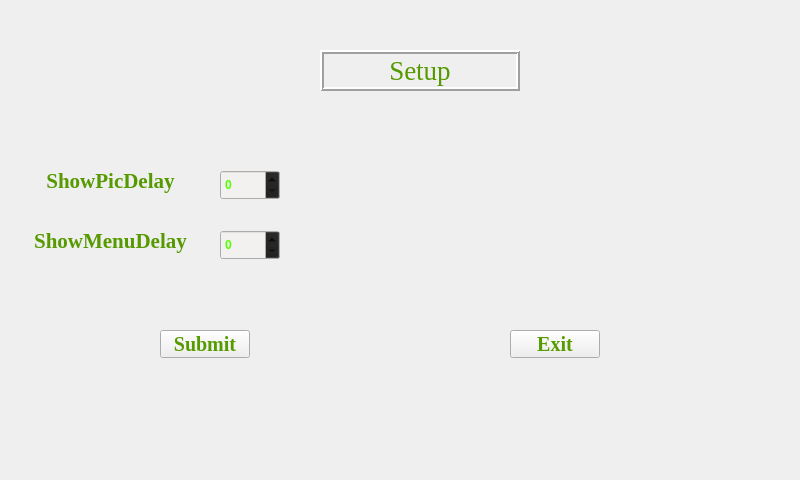
<?xml version="1.0" encoding="UTF-8"?>
<ui version="4.0">
 <class>SetupWin</class>
 <widget class="QWidget" name="SetupWin">
  <property name="geometry">
   <rect>
    <x>0</x>
    <y>0</y>
    <width>800</width>
    <height>480</height>
   </rect>
  </property>
  <property name="minimumSize">
   <size>
    <width>800</width>
    <height>480</height>
   </size>
  </property>
  <property name="maximumSize">
   <size>
    <width>800</width>
    <height>480</height>
   </size>
  </property>
  <property name="cursor">
   <cursorShape>BlankCursor</cursorShape>
  </property>
  <property name="windowTitle">
   <string>Form</string>
  </property>
  <property name="windowIcon">
   <iconset resource="../pic_ico.qrc">
    <normaloff>:/ico/pic_ico/house.png</normaloff>:/ico/pic_ico/house.png</iconset>
  </property>
  <property name="styleSheet">
   <string notr="true"/>
  </property>
  <widget class="QLabel" name="Lb_etup">
   <property name="geometry">
    <rect>
     <x>320</x>
     <y>50</y>
     <width>200</width>
     <height>41</height>
    </rect>
   </property>
   <property name="palette">
    <palette>
     <active>
      <colorrole role="WindowText">
       <brush brushstyle="SolidPattern">
        <color alpha="255">
         <red>86</red>
         <green>153</green>
         <blue>0</blue>
        </color>
       </brush>
      </colorrole>
     </active>
     <inactive>
      <colorrole role="WindowText">
       <brush brushstyle="SolidPattern">
        <color alpha="255">
         <red>86</red>
         <green>153</green>
         <blue>0</blue>
        </color>
       </brush>
      </colorrole>
     </inactive>
     <disabled>
      <colorrole role="WindowText">
       <brush brushstyle="SolidPattern">
        <color alpha="255">
         <red>120</red>
         <green>120</green>
         <blue>120</blue>
        </color>
       </brush>
      </colorrole>
     </disabled>
    </palette>
   </property>
   <property name="font">
    <font>
     <family>Times New Roman</family>
     <pointsize>20</pointsize>
    </font>
   </property>
   <property name="cursor">
    <cursorShape>BlankCursor</cursorShape>
   </property>
   <property name="autoFillBackground">
    <bool>true</bool>
   </property>
   <property name="frameShape">
    <enum>QFrame::Box</enum>
   </property>
   <property name="frameShadow">
    <enum>QFrame::Raised</enum>
   </property>
   <property name="lineWidth">
    <number>2</number>
   </property>
   <property name="text">
    <string>Setup</string>
   </property>
   <property name="alignment">
    <set>Qt::AlignCenter</set>
   </property>
  </widget>
  <widget class="QLabel" name="Lb_showpicdelay">
   <property name="geometry">
    <rect>
     <x>30</x>
     <y>160</y>
     <width>161</width>
     <height>41</height>
    </rect>
   </property>
   <property name="palette">
    <palette>
     <active>
      <colorrole role="WindowText">
       <brush brushstyle="SolidPattern">
        <color alpha="255">
         <red>86</red>
         <green>153</green>
         <blue>0</blue>
        </color>
       </brush>
      </colorrole>
     </active>
     <inactive>
      <colorrole role="WindowText">
       <brush brushstyle="SolidPattern">
        <color alpha="255">
         <red>86</red>
         <green>153</green>
         <blue>0</blue>
        </color>
       </brush>
      </colorrole>
     </inactive>
     <disabled>
      <colorrole role="WindowText">
       <brush brushstyle="SolidPattern">
        <color alpha="255">
         <red>120</red>
         <green>120</green>
         <blue>120</blue>
        </color>
       </brush>
      </colorrole>
     </disabled>
    </palette>
   </property>
   <property name="font">
    <font>
     <family>Times New Roman</family>
     <pointsize>16</pointsize>
     <weight>75</weight>
     <bold>true</bold>
    </font>
   </property>
   <property name="cursor">
    <cursorShape>BlankCursor</cursorShape>
   </property>
   <property name="autoFillBackground">
    <bool>true</bool>
   </property>
   <property name="frameShape">
    <enum>QFrame::NoFrame</enum>
   </property>
   <property name="frameShadow">
    <enum>QFrame::Plain</enum>
   </property>
   <property name="lineWidth">
    <number>1</number>
   </property>
   <property name="text">
    <string>ShowPicDelay</string>
   </property>
   <property name="alignment">
    <set>Qt::AlignCenter</set>
   </property>
  </widget>
  <widget class="QLabel" name="Lb_showmenudelay">
   <property name="geometry">
    <rect>
     <x>30</x>
     <y>220</y>
     <width>161</width>
     <height>41</height>
    </rect>
   </property>
   <property name="palette">
    <palette>
     <active>
      <colorrole role="WindowText">
       <brush brushstyle="SolidPattern">
        <color alpha="255">
         <red>86</red>
         <green>153</green>
         <blue>0</blue>
        </color>
       </brush>
      </colorrole>
     </active>
     <inactive>
      <colorrole role="WindowText">
       <brush brushstyle="SolidPattern">
        <color alpha="255">
         <red>86</red>
         <green>153</green>
         <blue>0</blue>
        </color>
       </brush>
      </colorrole>
     </inactive>
     <disabled>
      <colorrole role="WindowText">
       <brush brushstyle="SolidPattern">
        <color alpha="255">
         <red>120</red>
         <green>120</green>
         <blue>120</blue>
        </color>
       </brush>
      </colorrole>
     </disabled>
    </palette>
   </property>
   <property name="font">
    <font>
     <family>Times New Roman</family>
     <pointsize>16</pointsize>
     <weight>75</weight>
     <bold>true</bold>
    </font>
   </property>
   <property name="cursor">
    <cursorShape>BlankCursor</cursorShape>
   </property>
   <property name="autoFillBackground">
    <bool>true</bool>
   </property>
   <property name="frameShape">
    <enum>QFrame::NoFrame</enum>
   </property>
   <property name="frameShadow">
    <enum>QFrame::Plain</enum>
   </property>
   <property name="lineWidth">
    <number>1</number>
   </property>
   <property name="text">
    <string>ShowMenuDelay</string>
   </property>
   <property name="alignment">
    <set>Qt::AlignCenter</set>
   </property>
  </widget>
  <widget class="QSpinBox" name="spinBox_ShowPic">
   <property name="geometry">
    <rect>
     <x>220</x>
     <y>170</y>
     <width>60</width>
     <height>30</height>
    </rect>
   </property>
   <property name="palette">
    <palette>
     <active>
      <colorrole role="Button">
       <brush brushstyle="SolidPattern">
        <color alpha="255">
         <red>28</red>
         <green>28</green>
         <blue>28</blue>
        </color>
       </brush>
      </colorrole>
      <colorrole role="Text">
       <brush brushstyle="SolidPattern">
        <color alpha="255">
         <red>85</red>
         <green>255</green>
         <blue>0</blue>
        </color>
       </brush>
      </colorrole>
      <colorrole role="Base">
       <brush brushstyle="SolidPattern">
        <color alpha="255">
         <red>242</red>
         <green>241</green>
         <blue>240</blue>
        </color>
       </brush>
      </colorrole>
      <colorrole role="Window">
       <brush brushstyle="SolidPattern">
        <color alpha="255">
         <red>242</red>
         <green>241</green>
         <blue>240</blue>
        </color>
       </brush>
      </colorrole>
     </active>
     <inactive>
      <colorrole role="Button">
       <brush brushstyle="SolidPattern">
        <color alpha="255">
         <red>28</red>
         <green>28</green>
         <blue>28</blue>
        </color>
       </brush>
      </colorrole>
      <colorrole role="Text">
       <brush brushstyle="SolidPattern">
        <color alpha="255">
         <red>85</red>
         <green>255</green>
         <blue>0</blue>
        </color>
       </brush>
      </colorrole>
      <colorrole role="Base">
       <brush brushstyle="SolidPattern">
        <color alpha="255">
         <red>242</red>
         <green>241</green>
         <blue>240</blue>
        </color>
       </brush>
      </colorrole>
      <colorrole role="Window">
       <brush brushstyle="SolidPattern">
        <color alpha="255">
         <red>242</red>
         <green>241</green>
         <blue>240</blue>
        </color>
       </brush>
      </colorrole>
     </inactive>
     <disabled>
      <colorrole role="Button">
       <brush brushstyle="SolidPattern">
        <color alpha="255">
         <red>28</red>
         <green>28</green>
         <blue>28</blue>
        </color>
       </brush>
      </colorrole>
      <colorrole role="Text">
       <brush brushstyle="SolidPattern">
        <color alpha="255">
         <red>118</red>
         <green>116</green>
         <blue>108</blue>
        </color>
       </brush>
      </colorrole>
      <colorrole role="Base">
       <brush brushstyle="SolidPattern">
        <color alpha="255">
         <red>242</red>
         <green>241</green>
         <blue>240</blue>
        </color>
       </brush>
      </colorrole>
      <colorrole role="Window">
       <brush brushstyle="SolidPattern">
        <color alpha="255">
         <red>242</red>
         <green>241</green>
         <blue>240</blue>
        </color>
       </brush>
      </colorrole>
     </disabled>
    </palette>
   </property>
   <property name="font">
    <font>
     <weight>75</weight>
     <bold>true</bold>
    </font>
   </property>
   <property name="cursor">
    <cursorShape>BlankCursor</cursorShape>
   </property>
   <property name="focusPolicy">
    <enum>Qt::NoFocus</enum>
   </property>
   <property name="minimum">
    <number>0</number>
   </property>
   <property name="maximum">
    <number>30</number>
   </property>
  </widget>
  <widget class="QSpinBox" name="spinBox_ShowMenu">
   <property name="geometry">
    <rect>
     <x>220</x>
     <y>230</y>
     <width>60</width>
     <height>30</height>
    </rect>
   </property>
   <property name="palette">
    <palette>
     <active>
      <colorrole role="Button">
       <brush brushstyle="SolidPattern">
        <color alpha="255">
         <red>28</red>
         <green>28</green>
         <blue>28</blue>
        </color>
       </brush>
      </colorrole>
      <colorrole role="Text">
       <brush brushstyle="SolidPattern">
        <color alpha="255">
         <red>85</red>
         <green>255</green>
         <blue>0</blue>
        </color>
       </brush>
      </colorrole>
      <colorrole role="Base">
       <brush brushstyle="SolidPattern">
        <color alpha="255">
         <red>242</red>
         <green>241</green>
         <blue>240</blue>
        </color>
       </brush>
      </colorrole>
      <colorrole role="Window">
       <brush brushstyle="SolidPattern">
        <color alpha="255">
         <red>242</red>
         <green>241</green>
         <blue>240</blue>
        </color>
       </brush>
      </colorrole>
     </active>
     <inactive>
      <colorrole role="Button">
       <brush brushstyle="SolidPattern">
        <color alpha="255">
         <red>28</red>
         <green>28</green>
         <blue>28</blue>
        </color>
       </brush>
      </colorrole>
      <colorrole role="Text">
       <brush brushstyle="SolidPattern">
        <color alpha="255">
         <red>85</red>
         <green>255</green>
         <blue>0</blue>
        </color>
       </brush>
      </colorrole>
      <colorrole role="Base">
       <brush brushstyle="SolidPattern">
        <color alpha="255">
         <red>242</red>
         <green>241</green>
         <blue>240</blue>
        </color>
       </brush>
      </colorrole>
      <colorrole role="Window">
       <brush brushstyle="SolidPattern">
        <color alpha="255">
         <red>242</red>
         <green>241</green>
         <blue>240</blue>
        </color>
       </brush>
      </colorrole>
     </inactive>
     <disabled>
      <colorrole role="Button">
       <brush brushstyle="SolidPattern">
        <color alpha="255">
         <red>28</red>
         <green>28</green>
         <blue>28</blue>
        </color>
       </brush>
      </colorrole>
      <colorrole role="Text">
       <brush brushstyle="SolidPattern">
        <color alpha="255">
         <red>118</red>
         <green>116</green>
         <blue>108</blue>
        </color>
       </brush>
      </colorrole>
      <colorrole role="Base">
       <brush brushstyle="SolidPattern">
        <color alpha="255">
         <red>242</red>
         <green>241</green>
         <blue>240</blue>
        </color>
       </brush>
      </colorrole>
      <colorrole role="Window">
       <brush brushstyle="SolidPattern">
        <color alpha="255">
         <red>242</red>
         <green>241</green>
         <blue>240</blue>
        </color>
       </brush>
      </colorrole>
     </disabled>
    </palette>
   </property>
   <property name="font">
    <font>
     <weight>75</weight>
     <bold>true</bold>
    </font>
   </property>
   <property name="cursor">
    <cursorShape>BlankCursor</cursorShape>
   </property>
   <property name="minimum">
    <number>0</number>
   </property>
   <property name="maximum">
    <number>30</number>
   </property>
  </widget>
  <widget class="QPushButton" name="Bt_Commit">
   <property name="geometry">
    <rect>
     <x>160</x>
     <y>330</y>
     <width>90</width>
     <height>28</height>
    </rect>
   </property>
   <property name="palette">
    <palette>
     <active>
      <colorrole role="ButtonText">
       <brush brushstyle="SolidPattern">
        <color alpha="255">
         <red>86</red>
         <green>156</green>
         <blue>0</blue>
        </color>
       </brush>
      </colorrole>
     </active>
     <inactive>
      <colorrole role="ButtonText">
       <brush brushstyle="SolidPattern">
        <color alpha="255">
         <red>86</red>
         <green>156</green>
         <blue>0</blue>
        </color>
       </brush>
      </colorrole>
     </inactive>
     <disabled>
      <colorrole role="ButtonText">
       <brush brushstyle="SolidPattern">
        <color alpha="255">
         <red>159</red>
         <green>158</green>
         <blue>158</blue>
        </color>
       </brush>
      </colorrole>
     </disabled>
    </palette>
   </property>
   <property name="font">
    <font>
     <family>Times New Roman</family>
     <pointsize>15</pointsize>
     <weight>75</weight>
     <bold>true</bold>
    </font>
   </property>
   <property name="cursor">
    <cursorShape>BlankCursor</cursorShape>
   </property>
   <property name="focusPolicy">
    <enum>Qt::NoFocus</enum>
   </property>
   <property name="styleSheet">
    <string notr="true"/>
   </property>
   <property name="text">
    <string>Submit</string>
   </property>
  </widget>
  <widget class="QPushButton" name="Bt_Exit">
   <property name="geometry">
    <rect>
     <x>510</x>
     <y>330</y>
     <width>90</width>
     <height>28</height>
    </rect>
   </property>
   <property name="palette">
    <palette>
     <active>
      <colorrole role="ButtonText">
       <brush brushstyle="SolidPattern">
        <color alpha="255">
         <red>86</red>
         <green>156</green>
         <blue>0</blue>
        </color>
       </brush>
      </colorrole>
     </active>
     <inactive>
      <colorrole role="ButtonText">
       <brush brushstyle="SolidPattern">
        <color alpha="255">
         <red>86</red>
         <green>156</green>
         <blue>0</blue>
        </color>
       </brush>
      </colorrole>
     </inactive>
     <disabled>
      <colorrole role="ButtonText">
       <brush brushstyle="SolidPattern">
        <color alpha="255">
         <red>159</red>
         <green>158</green>
         <blue>158</blue>
        </color>
       </brush>
      </colorrole>
     </disabled>
    </palette>
   </property>
   <property name="font">
    <font>
     <family>Times New Roman</family>
     <pointsize>15</pointsize>
     <weight>75</weight>
     <bold>true</bold>
    </font>
   </property>
   <property name="cursor">
    <cursorShape>BlankCursor</cursorShape>
   </property>
   <property name="focusPolicy">
    <enum>Qt::NoFocus</enum>
   </property>
   <property name="text">
    <string>Exit</string>
   </property>
  </widget>
 </widget>
 <resources>
  <include location="../pic_ico.qrc"/>
 </resources>
 <connections/>
</ui>
